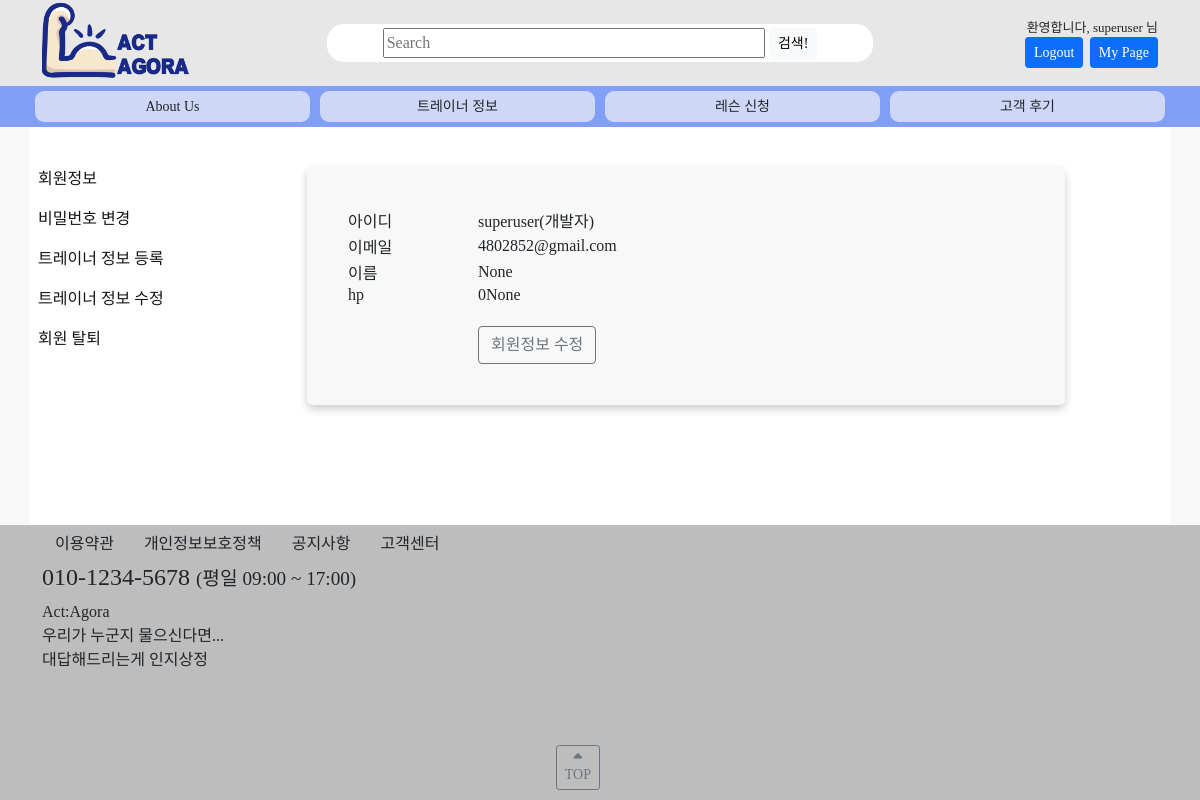
Page /accounts/profile/ (signed in) on the committed database.
### accounts/models.py (models this page shows, shortened)
class User(AbstractBaseUser, PermissionsMixin):
    objects = UserManager()
    user_id = models.CharField(max_length=17, verbose_name="아이디", unique=True)
    password = models.CharField(max_length=256, verbose_name="비밀번호")
    email = models.EmailField(max_length=128, verbose_name="이메일", null=True, unique=True)
    hp = models.IntegerField(verbose_name="핸드폰번호", null=True, unique=True)
    name = models.CharField(max_length=8, verbose_name="이름", null=True)
    level = models.CharField(choices=LEVEL_CHOICES, max_length=18, verbose_name="등급", default=3)
    auth = models.CharField(max_length=10, verbose_name="인증번호", null=True)
    date_joined = models.DateTimeField(auto_now_add=True, verbose_name='가입일', null=True, blank=True)
    is_active = models.BooleanField(default=True)
    is_admin = models.BooleanField(default=False)
    is_staff = models.BooleanField(default=False)
    is_superuser = models.BooleanField(default=False)
    USERNAME_FIELD = 'user_id'
    REQUIRED_FIELDS = ['email']
    class Meta:
        db_table = "회원목록"
        verbose_name = "사용자"
        verbose_name_plural = "사용자"

### accounts/decorators.py (the view)
    def wrap(request, *args, **kwargs):
        if not request.user.is_authenticated:
            messages.info(request, "로그인한 사용자만 이용할 수 있습니다.")
            return redirect(settings.LOGIN_URL)
        return function(request, *args, **kwargs)

### accounts/views.py (called while the page is built)
@login_message_required
def profile_view(request):
    if request.method == 'GET':
        return render(request, 'accounts/profile.html')

### templates/accounts/profile.html
{% extends 'accounts/mypage_nav.html' %}
{% block contents2 %}
<table>
    <tr>
        <td>아이디</td>
        {% if user.level == '0' %}
        <td>{{ user.user_id }}(개발자)</td>
        {% elif user.level == '1' %}
        <td>{{ user.user_id }}(관리자)</td>
        {% else %}
        <td>{{ user.user_id }}</td>
        {% endif %}
    </tr>
    <tr>
        <td style="width: 130">이메일</td>
        <td>{{ user.email }}</td>
    </tr>
    <tr>
        <td>이름</td>
        <td>{{ user.name }}</td>
    </tr>
    <tr>
        <td>hp</td>
        <td>0{{ user.hp }}</td>
    </tr>
    <tr>
        <td>&nbsp;</td>
    </tr>
    <tr>
        <td></td>
        <td><a href="{% url 'accounts:profile_update' %}"><button class="btn btn-outline-secondary">회원정보 수정</button></a></td>
    </tr>
</table>
{% endblock %}

### templates/base.html (shortened to what this page needs)
<html>
{% load static %}
    <head>
        <link rel="stylesheet" href="{% static 'css/bootstrap.css' %}" />
        <link rel="stylesheet" type="text/css" href="{% static 'css/normalize.css' %}" />
        <link rel="stylesheet" type="text/css" href="{% static 'css/styles.css' %}?ver=17" />
    </head>
    <body>
    {% load has_group %}
        <div class="container-fluid" style="background-color: #E7E7E7">
            <div class="container">
                <div class="row">
                    <div id="top-logo" class="col-4 col-md-3">
                        <a href="{% url 'index' %}"><img class="img-fluid" src="{% static 'img/main-logo.png' %}" style="vertical-align: middle; max-height: 80px"></a>
                    </div>
                    <div id="top-userinfo" class="col-8 col-md-3 order-md-2" align="right" style="margin: auto; font-size: 13px">
                        {% if user.is_authenticated %}
                            환영합니다, {{ user.get_username }} 님<br>
                            <a href="{% url 'accounts:logout' %}"><button class="btn btn-primary btn-sm">Logout</button></a>
                            &nbsp;<a href="{% url 'accounts:mypage' %}"><button class="btn btn-primary btn-sm">My Page</button></button></a>
                        {% else %}
                            <a  href="{% url 'accounts:login' %}?next={{ request.path }}"><button class="btn btn-primary btn-sm">Login</button></a>
                            &nbsp;<a href="{% url 'accounts:agreement' %}"><button class="btn btn-primary btn-sm">Sign Up</button></a>
                        {% endif %}
                    </div>
                    <div id="top-search" class="col-12 col-md-6 order-md-1">
                        <form class="form my-1 my-md-4" action="{% url 'search' %}" method="GET" style="border-radius: 17px; background-color: white; text-align: center">
                            <input class="form my-1" style="height: 30px; width: 70%; vertical-align: middle" type="text" placeholder="Search" aria-label="Search" name="b" value="{{b}}">
                            <input type="submit" value="검색!" class="btn btn-light btn-sm">
                        </form>
                    </div>
                </div>
            </div>
        </div>
        <div id="top-menu-bg" class="container-fluid">
            <div class="container">
                <div class="row">
                    <div class="top-menu-btn col-sm-3 col-3" align="center"><a href="{% url 'aboutus' %}"><button class="btn btn-sm">About Us</button></a></div>
                    <div class="top-menu-btn col-sm-3 col-3" align="center"><a href="{% url 'trainers' %}"><button class="btn btn-sm">트레이너 정보</button></a></div>
                    <div class="top-menu-btn col-sm-3 col-3" align="center"><a href="{% url 'lectures' %}"><button class="btn btn-sm">레슨 신청</button></a></div>
                    <div class="top-menu-btn col-sm-3 col-3" align="center"><a href="{% url 'review:reviews' %}"><button class="btn btn-sm">고객 후기</button></a></div>
                </div>
            </div>
        </div>
        <div class="container-fluid" style="background-color: #F8F8F8">
            <div class="container" style="background-color: white; padding: 0px">
                <div class="row">
                    <div class="col-sm-12 col-12">
                        {% block contents %}{% endblock %}
                        <p>&nbsp;</p>
                        <p>&nbsp;</p>
                        <p>&nbsp;</p>
                    </div>
                </div>
            </div>
        </div>
        <div class="container-fluid">
            <div class="container">
                <div class="row">
                    <div class="col-12">
                        <button class="btn">이용약관</button> <button class="btn">개인정보보호정책</button> <button class="btn">공지사항</button> <button class="btn">고객센터</button>
                    </div>
                    <div class="col-12">
                        <h4>010-1234-5678 <small>(평일 09:00 ~ 17:00)</small></h4>
                    </div>
                    <div class="col-12">
                        Act:Agora<br>
                        우리가 누군지 물으신다면...<br>
                        대답해드리는게 인지상정
                    </div>
                </div>
            </div>
        </div>
    <a style="display:scroll;position:fixed;bottom:10px;right:50%;" href="#" title=”top"><button class="btn btn-sm btn-outline-secondary"><i class="fas fa-caret-up" style="margin: 0; padding: 0"></i><br><span style="margin: 0; padding: 0">TOP</span></button></a>
    </body>
</html>

### static/css/styles.css (style rules this page uses)
body { font-family: NotoSansKR; background-color: #BDBDBD; margin: 0; padding: 0; }
#top-menu-bg { background-color: #819FF7; }
.top-menu-btn { background-color: #CED8F6; border-radius: 14px; border:5px solid #819FF7; }
a:link { text-decoration: none; color: #151515; }
button { vertical-align: middle; }
input { vertical-align: middle; }

### rows in the picture
User: get_username "superuser", user_id "superuser", email "4802852@gmail.com", name "None", hp "None"
